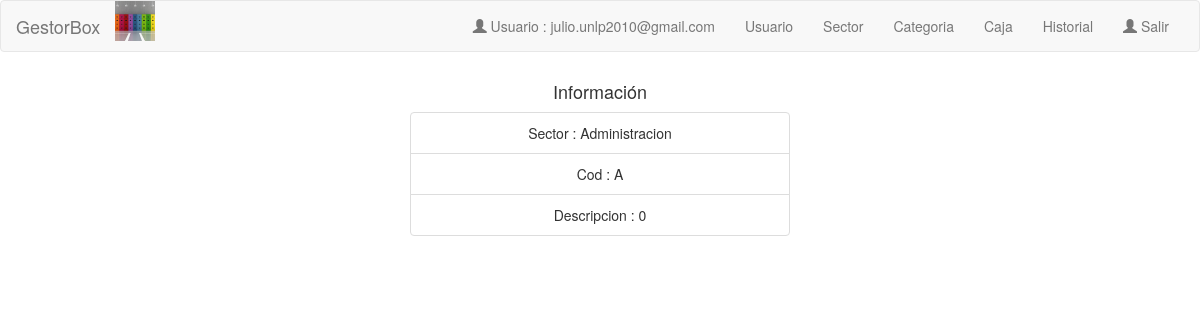
The page /views/show_sector.php?id_sector=27 (signed in) on the database its author committed.
### tables this page shows
CREATE TABLE `sector` (
  `id_sector` int(11) NOT NULL,
  `nombre` text NOT NULL,
  `cod` text NOT NULL,
  `descripcion` text NOT NULL
);

### views/show_sector.php (the view, shortened to what this page needs)
<?php
$servername = "localhost";
$username = "root";
$password = "";
$dbname = "gestorboxdb";
$conn = new mysqli($servername, $username, $password, $dbname);
$id_sector = $_GET['id_sector'];
$sql = "SELECT *  FROM sector where id_sector = $id_sector ";
$result = $conn->query($sql);
$nombre = "null ";
$cod = "null ";
if ($result->num_rows > 0) {
    while($row = $result->fetch_assoc()) {
      $nombre = $row["nombre"];
      $cod = $row["cod"];
      $descripcion = $row["descripcion"];
    }
} else {
    echo "0 results";
}
?>
<link rel="stylesheet" href="https://maxcdn.bootstrapcdn.com/bootstrap/3.3.7/css/bootstrap.min.css">
<!DOCTYPE html>
<html lang="en">
  <body>
     <?php include '../views/navbar.php';?>
    <div class="row">
      <div class="col-md-offset-4 col-md-4" style="text-align: center;">
        <h4>Información</h2>
        <div class="content">
 <ul class="list-group">
  <li class="list-group-item">Sector :  <?php echo " $nombre"; ?> </li>
  <li class="list-group-item">Cod : <?php echo " $cod"; ?> </li>
  <li class="list-group-item">Descripcion : <?php echo " $descripcion"; ?></li>
</ul>
        </div>
      </div>
    </div>
  </body>
</html>

### rows shown on the page
sector: nombre "Administracion", cod "A", descripcion "0"

### other values the page prints
$_SESSION['email'] "julio.unlp2010@gmail.com"
